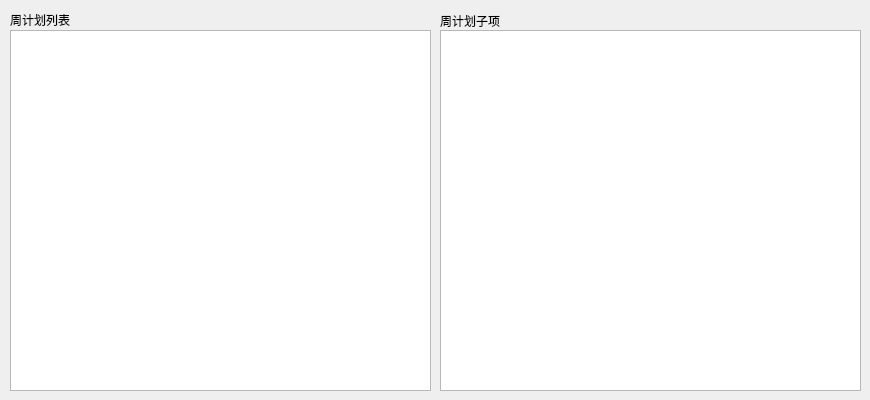
    <widget class="QWidget" name="tab_plan_week">
     <attribute name="title">
      <string>周计划</string>
     </attribute>
     <widget class="QGroupBox" name="groupBox_play_list_2">
      <property name="geometry">
       <rect>
        <x>10</x>
        <y>10</y>
        <width>421</width>
        <height>381</height>
       </rect>
      </property>
      <property name="font">
       <font>
        <family>微软雅黑</family>
        <pointsize>9</pointsize>
       </font>
      </property>
      <property name="title">
       <string>周计划列表</string>
      </property>
      <widget class="QTableWidget" name="tableWidget_plan_week">
       <property name="geometry">
        <rect>
         <x>0</x>
         <y>20</y>
         <width>421</width>
         <height>361</height>
        </rect>
       </property>
       <property name="font">
        <font>
         <family>微软雅黑</family>
         <pointsize>9</pointsize>
        </font>
       </property>
       <property name="contextMenuPolicy">
        <enum>Qt::CustomContextMenu</enum>
       </property>
       <property name="editTriggers">
        <set>QAbstractItemView::NoEditTriggers</set>
       </property>
       <property name="selectionMode">
        <enum>QAbstractItemView::ExtendedSelection</enum>
       </property>
       <property name="selectionBehavior">
        <enum>QAbstractItemView::SelectRows</enum>
       </property>
       <property name="verticalScrollMode">
        <enum>QAbstractItemView::ScrollPerPixel</enum>
       </property>
       <property name="horizontalScrollMode">
        <enum>QAbstractItemView::ScrollPerPixel</enum>
       </property>
       <attribute name="horizontalHeaderMinimumSectionSize">
        <number>30</number>
       </attribute>
       <attribute name="horizontalHeaderDefaultSectionSize">
        <number>70</number>
       </attribute>
       <attribute name="horizontalHeaderHighlightSections">
        <bool>false</bool>
       </attribute>
       <attribute name="verticalHeaderVisible">
        <bool>false</bool>
       </attribute>
       <attribute name="verticalHeaderMinimumSectionSize">
        <number>18</number>
       </attribute>
       <attribute name="verticalHeaderDefaultSectionSize">
        <number>18</number>
       </attribute>
      </widget>
     </widget>
     <widget class="QGroupBox" name="groupBox_sub_play_list_2">
      <property name="geometry">
       <rect>
        <x>440</x>
        <y>10</y>
        <width>421</width>
        <height>381</height>
       </rect>
      </property>
      <property name="font">
       <font>
        <family>微软雅黑</family>
        <pointsize>9</pointsize>
       </font>
      </property>
      <property name="title">
       <string>周计划子项</string>
      </property>
      <property name="alignment">
       <set>Qt::AlignLeading|Qt::AlignLeft|Qt::AlignVCenter</set>
      </property>
      <widget class="QTableWidget" name="tableWidget_plan_week_sub">
       <property name="geometry">
        <rect>
         <x>0</x>
         <y>20</y>
         <width>421</width>
         <height>361</height>
        </rect>
       </property>
       <property name="font">
        <font>
         <family>微软雅黑</family>
         <pointsize>9</pointsize>
        </font>
       </property>
       <property name="contextMenuPolicy">
        <enum>Qt::CustomContextMenu</enum>
       </property>
       <property name="editTriggers">
        <set>QAbstractItemView::NoEditTriggers</set>
       </property>
       <property name="selectionBehavior">
        <enum>QAbstractItemView::SelectRows</enum>
       </property>
       <property name="verticalScrollMode">
        <enum>QAbstractItemView::ScrollPerPixel</enum>
       </property>
       <property name="horizontalScrollMode">
        <enum>QAbstractItemView::ScrollPerPixel</enum>
       </property>
       <attribute name="horizontalHeaderMinimumSectionSize">
        <number>30</number>
       </attribute>
       <attribute name="horizontalHeaderDefaultSectionSize">
        <number>70</number>
       </attribute>
       <attribute name="horizontalHeaderHighlightSections">
        <bool>false</bool>
       </attribute>
       <attribute name="verticalHeaderVisible">
        <bool>false</bool>
       </attribute>
       <attribute name="verticalHeaderMinimumSectionSize">
        <number>18</number>
       </attribute>
       <attribute name="verticalHeaderDefaultSectionSize">
        <number>18</number>
       </attribute>
      </widget>
     </widget>
    </widget>
